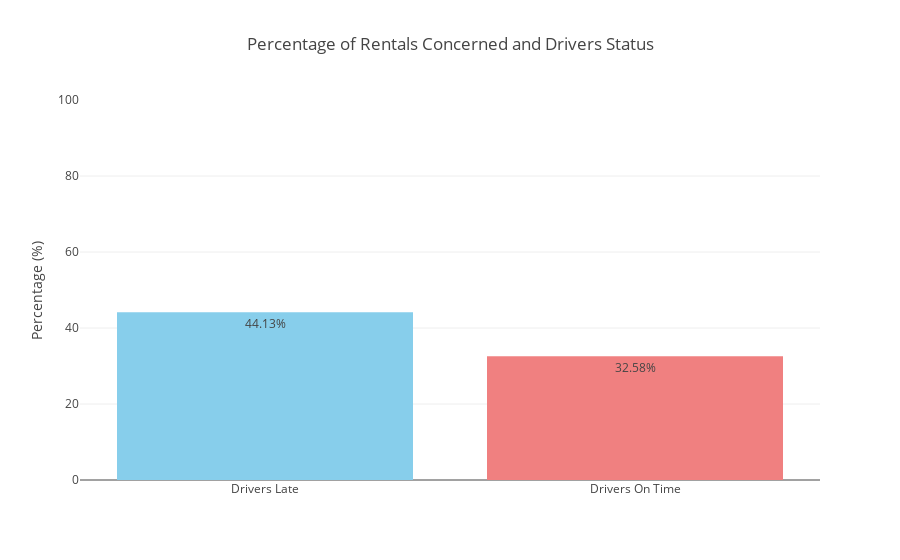

Notebook code for this chart:
### Markdown cell above
44 % of drivers are late for check-out and therefore the cars are late for the next check-in. 

When this happens, the minimum waiting time was 30 minutes and 720 minutes in worst case scenario. 75% of the clients, who received a car handed-in with a delay in the check-out, waited up to 600 minutes, 50% of them waited up to 240 minutes. On average this group of clients had to wait 329 minutes, but with a standard deviation of 244 minutes. 

The dataset doesn't show any data when the time difference between two rentals is more than 12 hours.

### Code cell
import plotly.graph_objects as go


# Data for the bar chart
labels = ['Drivers Late', 'Drivers On Time']
values = [percentage_drivers_late, drivers_on_time]

# Create the bar chart
fig = go.Figure(
    go.Bar(
        x=labels, 
        y=values,
        marker_color=['skyblue', 'lightcoral', 'lightgreen'],
        text=[f'{val:.2f}%' for val in values],
        textposition='auto'
    )
)

# Customize the layout
fig.update_layout(
    title='Percentage of Rentals Concerned and Drivers Status',
    yaxis_title='Percentage (%)',
    yaxis_range=[0, 100]
)

# Display the chart
fig.show()

### Figure 1 — Plotly figure (JSON) as saved in the notebook; plotly's stock layout.template omitted (floating-point values rounded to 4 significant figures)
{"data": [{"marker": {"color": ["skyblue", "lightcoral", "lightgreen"]}, "text": ["44.13%", "32.58%"], "textposition": "auto", "type": "bar", "x": ["Drivers Late", "Drivers On Time"], "y": [44.13, 32.58]}], "layout": {"title": {"text": "Percentage of Rentals Concerned and Drivers Status"}, "yaxis": {"range": [0, 100], "title": {"text": "Percentage (%)"}}}}
